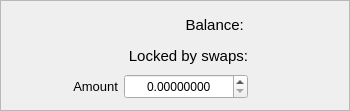
                       <widget class="QFrame" name="frame_72">
                        <property name="sizePolicy">
                         <sizepolicy hsizetype="MinimumExpanding" vsizetype="Minimum">
                          <horstretch>0</horstretch>
                          <verstretch>0</verstretch>
                         </sizepolicy>
                        </property>
                        <property name="minimumSize">
                         <size>
                          <width>350</width>
                          <height>80</height>
                         </size>
                        </property>
                        <property name="maximumSize">
                         <size>
                          <width>16777215</width>
                          <height>16777215</height>
                         </size>
                        </property>
                        <property name="styleSheet">
                         <string notr="true"/>
                        </property>
                        <property name="frameShape">
                         <enum>QFrame::StyledPanel</enum>
                        </property>
                        <property name="frameShadow">
                         <enum>QFrame::Raised</enum>
                        </property>
                        <layout class="QGridLayout" name="gridLayout_50">
                         <item row="1" column="1" colspan="2">
                          <widget class="QLabel" name="orderbook_sell_locked_lbl">
                           <property name="sizePolicy">
                            <sizepolicy hsizetype="Minimum" vsizetype="Minimum">
                             <horstretch>0</horstretch>
                             <verstretch>0</verstretch>
                            </sizepolicy>
                           </property>
                           <property name="minimumSize">
                            <size>
                             <width>0</width>
                             <height>25</height>
                            </size>
                           </property>
                           <property name="font">
                            <font>
                             <pointsize>11</pointsize>
                            </font>
                           </property>
                           <property name="styleSheet">
                            <string/>
                           </property>
                           <property name="text">
                            <string>Locked by swaps:</string>
                           </property>
                           <property name="alignment">
                            <set>Qt::AlignRight|Qt::AlignTrailing|Qt::AlignVCenter</set>
                           </property>
                          </widget>
                         </item>
                         <item row="2" column="0">
                          <spacer name="horizontalSpacer_6">
                           <property name="orientation">
                            <enum>Qt::Horizontal</enum>
                           </property>
                           <property name="sizeType">
                            <enum>QSizePolicy::MinimumExpanding</enum>
                           </property>
                           <property name="sizeHint" stdset="0">
                            <size>
                             <width>40</width>
                             <height>20</height>
                            </size>
                           </property>
                          </spacer>
                         </item>
                         <item row="2" column="1">
                          <widget class="QLabel" name="orderbook_sell_amount_lbl">
                           <property name="sizePolicy">
                            <sizepolicy hsizetype="Minimum" vsizetype="Minimum">
                             <horstretch>0</horstretch>
                             <verstretch>0</verstretch>
                            </sizepolicy>
                           </property>
                           <property name="minimumSize">
                            <size>
                             <width>0</width>
                             <height>25</height>
                            </size>
                           </property>
                           <property name="maximumSize">
                            <size>
                             <width>16777215</width>
                             <height>16777215</height>
                            </size>
                           </property>
                           <property name="font">
                            <font>
                             <pointsize>10</pointsize>
                            </font>
                           </property>
                           <property name="text">
                            <string>Amount</string>
                           </property>
                           <property name="alignment">
                            <set>Qt::AlignRight|Qt::AlignTrailing|Qt::AlignVCenter</set>
                           </property>
                          </widget>
                         </item>
                         <item row="2" column="2">
                          <widget class="QDoubleSpinBox" name="orderbook_sell_amount_spinbox">
                           <property name="sizePolicy">
                            <sizepolicy hsizetype="Minimum" vsizetype="Minimum">
                             <horstretch>0</horstretch>
                             <verstretch>0</verstretch>
                            </sizepolicy>
                           </property>
                           <property name="minimumSize">
                            <size>
                             <width>0</width>
                             <height>25</height>
                            </size>
                           </property>
                           <property name="maximumSize">
                            <size>
                             <width>16777215</width>
                             <height>35</height>
                            </size>
                           </property>
                           <property name="font">
                            <font>
                             <pointsize>9</pointsize>
                            </font>
                           </property>
                           <property name="styleSheet">
                            <string notr="true"/>
                           </property>
                           <property name="alignment">
                            <set>Qt::AlignCenter</set>
                           </property>
                           <property name="decimals">
                            <number>8</number>
                           </property>
                           <property name="maximum">
                            <double>9999999999.989999771118164</double>
                           </property>
                           <property name="singleStep">
                            <double>0.000001000000000</double>
                           </property>
                          </widget>
                         </item>
                         <item row="0" column="3" rowspan="3">
                          <spacer name="verticalSpacer_7">
                           <property name="orientation">
                            <enum>Qt::Vertical</enum>
                           </property>
                           <property name="sizeHint" stdset="0">
                            <size>
                             <width>20</width>
                             <height>40</height>
                            </size>
                           </property>
                          </spacer>
                         </item>
                         <item row="0" column="1" colspan="2">
                          <widget class="QLabel" name="orderbook_sell_balance_lbl">
                           <property name="sizePolicy">
                            <sizepolicy hsizetype="Minimum" vsizetype="Minimum">
                             <horstretch>0</horstretch>
                             <verstretch>0</verstretch>
                            </sizepolicy>
                           </property>
                           <property name="minimumSize">
                            <size>
                             <width>0</width>
                             <height>25</height>
                            </size>
                           </property>
                           <property name="font">
                            <font>
                             <pointsize>11</pointsize>
                            </font>
                           </property>
                           <property name="text">
                            <string>Balance: </string>
                           </property>
                           <property name="alignment">
                            <set>Qt::AlignRight|Qt::AlignTrailing|Qt::AlignVCenter</set>
                           </property>
                          </widget>
                         </item>
                         <item row="0" column="4" rowspan="3">
                          <widget class="QLabel" name="orderbook_sell_bal_icon">
                           <property name="minimumSize">
                            <size>
                             <width>64</width>
                             <height>64</height>
                            </size>
                           </property>
                           <property name="maximumSize">
                            <size>
                             <width>64</width>
                             <height>64</height>
                            </size>
                           </property>
                           <property name="font">
                            <font>
                             <pointsize>10</pointsize>
                            </font>
                           </property>
                           <property name="text">
                            <string>&lt;html&gt;&lt;head/&gt;&lt;body&gt;&lt;p&gt;&lt;img src=&quot;:/64/img/64/placeholder.png&quot;/&gt;&lt;/p&gt;&lt;/body&gt;&lt;/html&gt;</string>
                           </property>
                           <property name="alignment">
                            <set>Qt::AlignCenter</set>
                           </property>
                          </widget>
                         </item>
                        </layout>
                       </widget>
